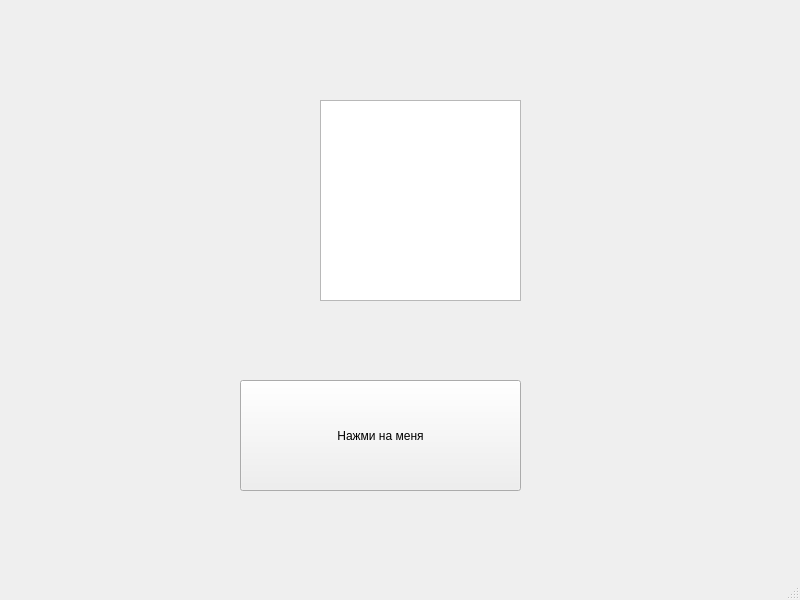
<?xml version="1.0" encoding="UTF-8"?>
<ui version="4.0">
 <class>MainWindow</class>
 <widget class="QMainWindow" name="MainWindow">
  <property name="geometry">
   <rect>
    <x>0</x>
    <y>0</y>
    <width>800</width>
    <height>600</height>
   </rect>
  </property>
  <property name="windowTitle">
   <string>MainWindow</string>
  </property>
  <widget class="QWidget" name="centralwidget">
   <widget class="QPushButton" name="pushButton">
    <property name="geometry">
     <rect>
      <x>240</x>
      <y>380</y>
      <width>281</width>
      <height>111</height>
     </rect>
    </property>
    <property name="text">
     <string>Нажми на меня</string>
    </property>
   </widget>
   <widget class="QTextEdit" name="Text">
    <property name="enabled">
     <bool>true</bool>
    </property>
    <property name="geometry">
     <rect>
      <x>320</x>
      <y>100</y>
      <width>201</width>
      <height>201</height>
     </rect>
    </property>
    <property name="accessibleName">
     <string/>
    </property>
    <property name="accessibleDescription">
     <string/>
    </property>
    <property name="documentTitle">
     <string>аввыыф</string>
    </property>
    <property name="readOnly">
     <bool>true</bool>
    </property>
   </widget>
  </widget>
  <widget class="QMenuBar" name="menubar">
   <property name="geometry">
    <rect>
     <x>0</x>
     <y>0</y>
     <width>800</width>
     <height>21</height>
    </rect>
   </property>
  </widget>
  <widget class="QStatusBar" name="statusbar"/>
 </widget>
 <resources/>
 <connections/>
</ui>
